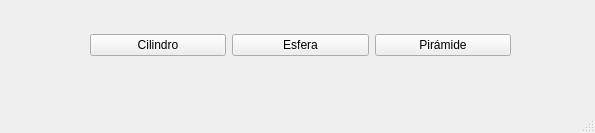
<?xml version="1.0" encoding="UTF-8"?>
<ui version="4.0">
 <class>MainWindow</class>
 <widget class="QMainWindow" name="MainWindow">
  <property name="geometry">
   <rect>
    <x>0</x>
    <y>0</y>
    <width>595</width>
    <height>133</height>
   </rect>
  </property>
  <property name="windowTitle">
   <string>Figuras</string>
  </property>
  <widget class="QWidget" name="centralwidget">
   <widget class="QWidget" name="horizontalLayoutWidget">
    <property name="geometry">
     <rect>
      <x>90</x>
      <y>30</y>
      <width>421</width>
      <height>31</height>
     </rect>
    </property>
    <layout class="QHBoxLayout" name="horizontalLayout">
     <item>
      <widget class="QPushButton" name="cylinder_button">
       <property name="text">
        <string>Cilindro</string>
       </property>
      </widget>
     </item>
     <item>
      <widget class="QPushButton" name="sphere_button">
       <property name="text">
        <string>Esfera</string>
       </property>
      </widget>
     </item>
     <item>
      <widget class="QPushButton" name="pyramid_button">
       <property name="text">
        <string>Pirámide</string>
       </property>
      </widget>
     </item>
    </layout>
   </widget>
  </widget>
  <widget class="QMenuBar" name="menubar">
   <property name="geometry">
    <rect>
     <x>0</x>
     <y>0</y>
     <width>595</width>
     <height>24</height>
    </rect>
   </property>
  </widget>
  <widget class="QStatusBar" name="statusbar"/>
 </widget>
 <resources/>
 <connections/>
</ui>
